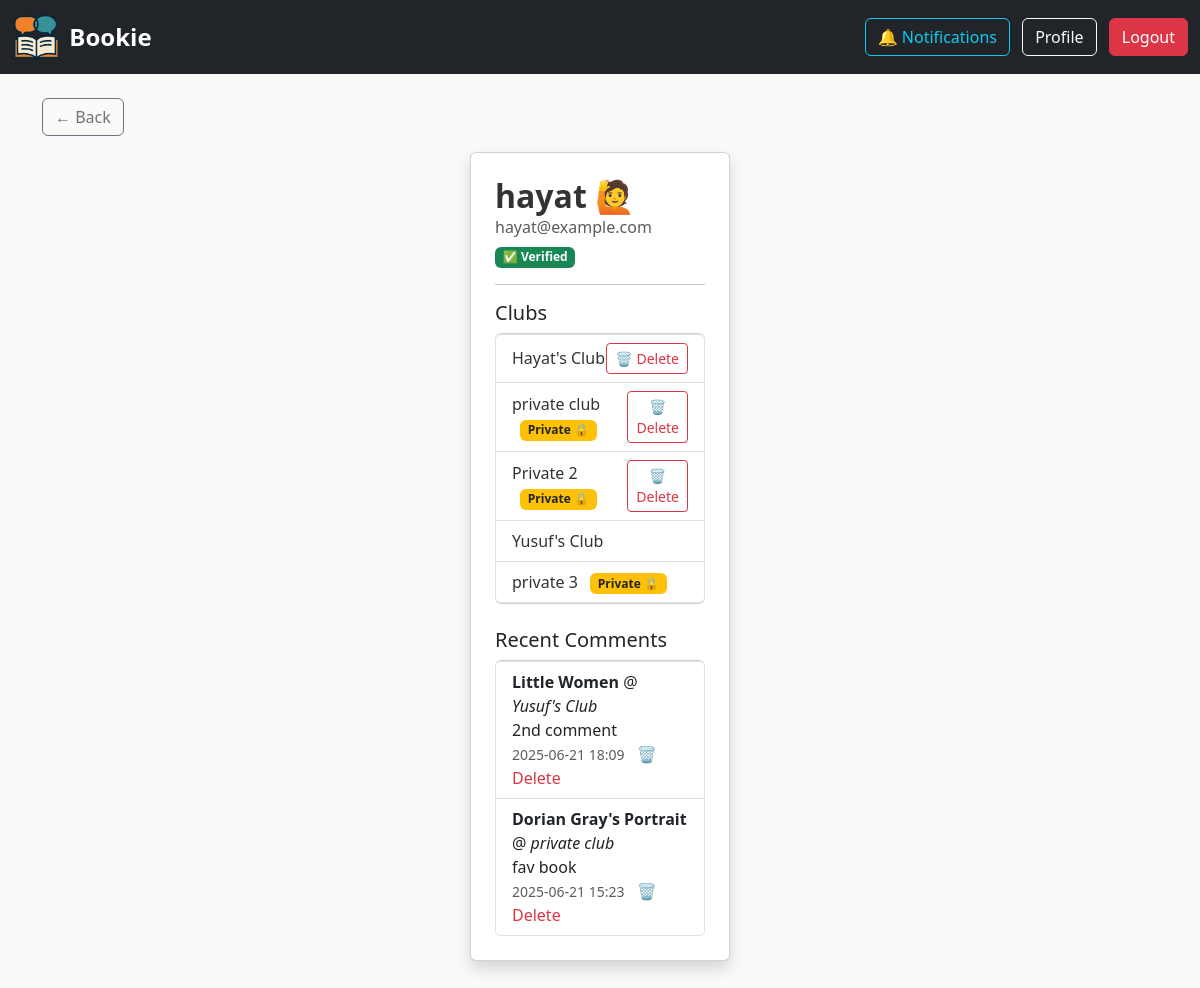
The app's page /profile (signed in) with its own data.
### app.py (models this page shows)
class User(UserMixin, db.Model):
    id = db.Column(db.Integer, primary_key=True)
    username = db.Column(db.String(150), unique=True, nullable=False)
    email = db.Column(db.String(150), unique=True, nullable=False)
    password = db.Column(db.String(150), nullable=False)
    is_verified = db.Column(db.Boolean, default=False)
    is_admin = db.Column(db.Boolean, default=False)
    clubs = db.relationship('Club', backref='creator', lazy=True)
    comments = db.relationship('Comment', backref='author', lazy=True)
    join_requests = db.relationship('JoinRequest', backref='user', lazy=True)
    theme = db.Column(db.String(20), default='light')
    notifications = db.relationship('Notification', backref='recipient', lazy=True)

class Club(db.Model):
    id = db.Column(db.Integer, primary_key=True)
    name = db.Column(db.String(150), nullable=False)
    code = db.Column(db.String(6), unique=True, nullable=False)
    image = db.Column(db.String(200))
    is_private = db.Column(db.Boolean, default=False)
    creator_id = db.Column(db.Integer, db.ForeignKey('user.id'), nullable=False)
    books = db.relationship('Book', backref='club', lazy=True, cascade="all, delete-orphan")
    members = db.relationship('ClubMember', backref='club', lazy=True, cascade="all, delete-orphan")
    join_requests = db.relationship('JoinRequest', backref='club', lazy=True, cascade="all, delete-orphan")
    description = db.Column(db.Text)
    rules = db.Column(db.Text)

class Comment(db.Model):
    id = db.Column(db.Integer, primary_key=True)
    content = db.Column(db.Text, nullable=False)
    timestamp = db.Column(db.DateTime, default=datetime.utcnow)
    user_id = db.Column(db.Integer, db.ForeignKey('user.id'), nullable=False)
    book_id = db.Column(db.Integer, db.ForeignKey('book.id'), nullable=False)

class Book(db.Model):
    id = db.Column(db.Integer, primary_key=True)
    title = db.Column(db.String(200), nullable=False)
    image = db.Column(db.String(200))
    club_id = db.Column(db.Integer, db.ForeignKey('club.id'), nullable=False)
    comments = db.relationship('Comment', backref='book', lazy=True, cascade="all, delete-orphan")

### app.py (the view)
@app.route('/profile')
@login_required
def profile():
    user = current_user
    joined_memberships = ClubMember.query.filter_by(user_id=user.id).all()
    joined_clubs = [m.club for m in joined_memberships]
    comments = Comment.query.filter_by(user_id=user.id).order_by(Comment.timestamp.desc()).all()
    created_clubs = Club.query.filter_by(creator_id=user.id).all()
    return render_template('profile.html', user=user, joined_clubs=joined_clubs, comments=comments, created_clubs=created_clubs)

### app.py (called while the page is built)
@login_manager.user_loader
def load_user(user_id):
    return User.query.get(int(user_id))

### templates/profile.html (shortened to what this page needs)
{% extends "layout.html" %}
{% block content %}
<div class="card shadow p-4">
  <div class="d-flex align-items-center justify-content-between">
    <div>
      <h2 class="mb-0">{{ user.username }}
        {% if user.is_admin %} 👑 {% elif user == current_user %} 🙋 {% endif %}
      </h2>
      <p class="text-muted mb-1">{{ user.email }}</p>
      <span class="badge {% if user.is_verified %}bg-success{% else %}bg-secondary{% endif %}">
        {% if user.is_verified %}✅ Verified{% else %}⏳ Not Verified{% endif %}
      </span>
    </div>
  </div>
  <hr>
  <h5>Clubs</h5>
{% if joined_clubs %}
  <ul class="list-group mb-4">
    {% for club in joined_clubs %}
      <li class="list-group-item d-flex justify-content-between align-items-center">
        <div>
          <a href="{{ url_for('club_detail', club_id=club.id) }}">{{ club.name }}</a>
          {% if club.is_private %}
            <span class="badge bg-warning text-dark ms-2">Private 🔒</span>
          {% endif %}
        </div>
          {% if current_user.is_admin or club.creator_id == current_user.id %}
            <form action="{{ url_for('delete_club', club_id=club.id) }}" method="POST" onsubmit="return confirm('Are you sure you want to delete this club?');" style="display:inline;">
              <button type="submit" class="btn btn-sm btn-outline-danger">🗑️ Delete</button>
            </form>
          {% endif %}
      </li>
    {% endfor %}
  </ul>
  {% else %}
    <p class="text-muted">No club memberships.</p>
  {% endif %}
  <h5>Recent Comments</h5>
  {% if comments %}
    <ul class="list-group">
      {% for comment in comments %}
        <li class="list-group-item">
          <strong>{{ comment.book.title }}</strong> @ <em>{{ comment.book.club.name }}</em><br>
          {{ comment.content }}<br>
          <small class="text-muted">{{ comment.timestamp.strftime('%Y-%m-%d %H:%M') }}</small>
          {% if comment.user_id == current_user.id or current_user.is_admin %}
            <a href="{{ url_for('delete_comment', comment_id=comment.id) }}" class="text-danger ms-2">🗑️ Delete</a>
          {% endif %}
        </li>
      {% endfor %}
    </ul>
  {% else %}
    <p class="text-muted">No comments yet.</p>
  {% endif %}
</div>
{% endblock %}

### templates/layout.html (shortened to what this page needs)
<!DOCTYPE html>
<html lang="en">
<head>
  <link href="https://cdn.jsdelivr.net/npm/bootstrap@5.3.0/dist/css/bootstrap.min.css" rel="stylesheet">
  <link rel="stylesheet" href="{{ url_for('static', filename='styles.css') }}?v=69">
</head>
<body class="{{ current_user.theme if current_user.is_authenticated else 'light' }}">
<nav class="navbar navbar-expand-lg navbar-dark bg-dark">
  <div class="container-fluid">
    <a class="navbar-brand d-flex align-items-center" href="{{ url_for('dashboard') }}">
      <img src="{{ url_for('static', filename='logo.png') }}" alt="Bookie Logo" style="height: 48px;" class="me-2">
      <span class="fs-4">Bookie</span>
    </a>
    <div>
      {% if current_user.is_authenticated %}
        <a class="btn btn-outline-info me-2" href="{{ url_for('view_notifications') }}">🔔 Notifications</a>
        <a class="btn btn-outline-light me-2" href="{{ url_for('profile') }}">Profile</a>
        <a class="btn btn-danger" href="{{ url_for('logout') }}">Logout</a>
      {% else %}
        <a class="btn btn-outline-light me-2" href="{{ url_for('login') }}">Login</a>
        <a class="btn btn-outline-success" href="{{ url_for('register') }}">Register</a>
      {% endif %}
    </div>
  </div>
</nav>
<div class="container mt-4">
  {% if request.referrer and request.referrer != request.url %}
    <a href="{{ request.referrer }}" class="btn btn-outline-secondary mb-3">← Back</a>
  {% else %}
    <a href="{{ url_for('dashboard') }}" class="btn btn-outline-secondary mb-3">← Home</a>
  {% endif %}
  {% block content %}{% endblock %}
</div>
</body>
</html>

### static/styles.css (style rules this page uses)
body { background-color: #fcf9f9; font-family: 'Segoe UI', Tahoma, Geneva, Verdana, sans-serif; }
h2, h4 { font-weight: 600; color: #333; }
.navbar-brand { font-weight: bold; font-size: 1.5rem; }
.card { max-width: 260px; margin: auto; }
.card a { text-decoration: none; color: #333; font-weight: 500; }
.badge { font-size: 0.75rem; }
.container { margin-bottom: 4rem; }

### records on screen
User: username "hayat", email "hayat@example.com"
Club: name "Hayat's Club"
Club: name "private club", is_private "Private 🔒"
Club: name "Private 2", is_private "Private 🔒"
Club: name "Yusuf's Club"
Club: name "private 3", is_private "Private 🔒"
Comment: book "Little Women", book.club.name "Yusuf's Club", content "2nd comment", timestamp "2025-06-21 18:09"
Comment: book "Dorian Gray's Portrait", book.club.name "private club", content "fav book", timestamp "2025-06-21 15:23"
